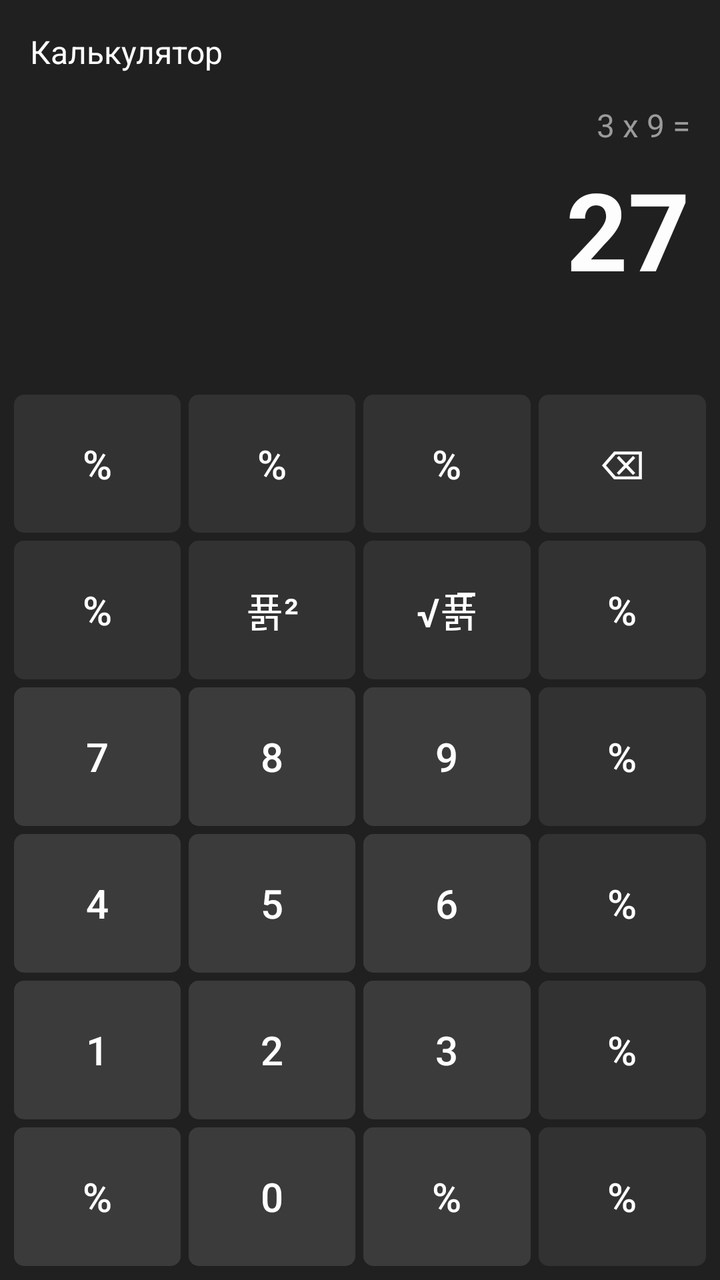
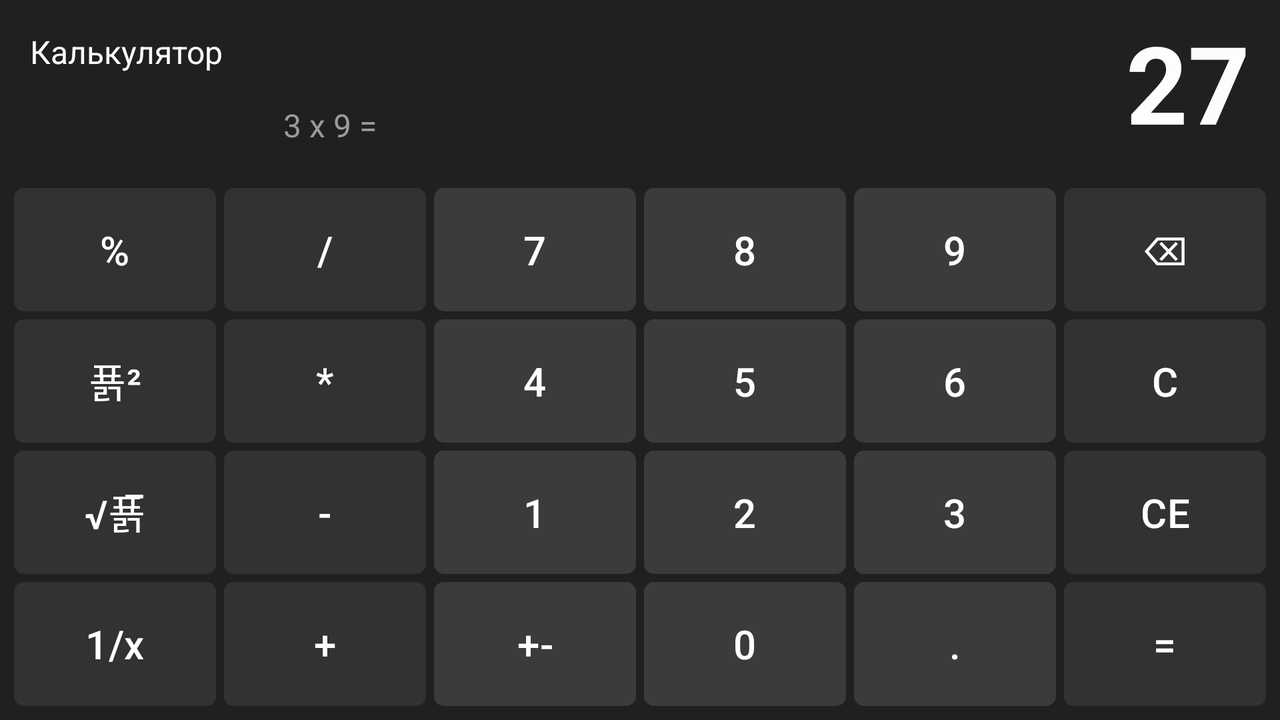

Two renders of one Android screen. The first uses the default layout on a phone; the second uses the alternative layout the repository ships for a different screen configuration, on a matching device. The two XML files are below.
<!-- AndroidManifest.xml: application theme Theme.AndroidPv211 -->
<!-- res/layout/activity_calc.xml -->
<?xml version="1.0" encoding="utf-8"?>
<LinearLayout xmlns:android="http://schemas.android.com/apk/res/android"
    xmlns:app="http://schemas.android.com/apk/res-auto"
    xmlns:tools="http://schemas.android.com/tools"
    android:id="@+id/main"
    android:layout_width="match_parent"
    android:layout_height="match_parent"
    android:orientation="vertical"
    android:background="@color/calc_layout_bg"
    tools:context=".CalcActivity">

    <TextView
        android:layout_width="wrap_content"
        android:layout_height="wrap_content"
        android:layout_margin="15dp"
        android:text="@string/main_btn_calc"
        android:textColor="@color/calc_tv_result"
        android:textSize="16sp"/>

    <TextView
        android:id="@+id/calc_tv_expression"
        android:layout_width="match_parent"
        android:layout_height="wrap_content"
        android:layout_marginHorizontal="15dp"
        android:gravity="end"
        android:textColor="@color/calc_tv_expression"
        android:textSize="16sp"
        tools:text="3 x 9 ="/>

    <TextView
        android:id="@+id/calc_tv_result"
        android:layout_width="match_parent"
        android:layout_height="wrap_content"
        android:layout_marginHorizontal="15dp"
        android:layout_marginTop="5dp"
        android:layout_marginBottom="40dp"
        android:gravity="end"
        android:textColor="@color/calc_tv_result"
        android:textSize="54sp"
        android:textStyle="bold"
        tools:text="27"/>

    <LinearLayout
        android:layout_width="match_parent"
        android:layout_height="match_parent"
        android:layout_margin="5dp"
        android:orientation="vertical">

        <LinearLayout
            android:layout_width="match_parent"
            android:layout_weight="1"
            android:layout_height="0dp"
            android:orientation="horizontal">

            <Button
                style="@style/calc_btn_func"
                android:text="%" />

            <Button
                style="@style/calc_btn_func"
                android:text="%" />
            <Button
                style="@style/calc_btn_func"
                android:text="%" />
            <Button
                style="@style/calc_btn_func"
                android:text="@string/calc_btn_backspace" />

        </LinearLayout>

        <LinearLayout
            android:layout_width="match_parent"
            android:layout_weight="1"
            android:layout_height="0dp"
            android:orientation="horizontal">

            <Button
                style="@style/calc_btn_func"
                android:text="%" />

            <Button
                style="@style/calc_btn_func"
                android:text="@string/calc_btn_sqr" />
            <Button
                style="@style/calc_btn_func"
                android:text="@string/calc_btn_sqrt" />
            <Button
                style="@style/calc_btn_func"
                android:text="%" />

        </LinearLayout>

        <LinearLayout
            android:layout_width="match_parent"
            android:layout_weight="1"
            android:layout_height="0dp"
            android:orientation="horizontal">

            <Button
                style="@style/calc_btn_digit"
                android:text="@string/calc_btn_7" />

            <Button
                style="@style/calc_btn_digit"
                android:text="@string/calc_btn_8" />
            <Button
                style="@style/calc_btn_digit"
                android:text="@string/calc_btn_9" />
            <Button
                style="@style/calc_btn_func"
                android:text="%" />

        </LinearLayout>

        <LinearLayout
            android:layout_width="match_parent"
            android:layout_weight="1"
            android:layout_height="0dp"
            android:orientation="horizontal">

            <Button
                style="@style/calc_btn_digit"
                android:text="@string/calc_btn_4" />

            <Button
                style="@style/calc_btn_digit"
                android:text="@string/calc_btn_5" />
            <Button
                style="@style/calc_btn_digit"
                android:text="@string/calc_btn_6" />
            <Button
                style="@style/calc_btn_func"
                android:text="%" />

        </LinearLayout>

        <LinearLayout
            android:layout_width="match_parent"
            android:layout_weight="1"
            android:layout_height="0dp"
            android:orientation="horizontal">

            <Button
                style="@style/calc_btn_digit"
                android:text="@string/calc_btn_1" />

            <Button
                style="@style/calc_btn_digit"
                android:text="@string/calc_btn_2" />
            <Button
                style="@style/calc_btn_digit"
                android:text="@string/calc_btn_3" />
            <Button
                style="@style/calc_btn_func"
                android:text="%" />

        </LinearLayout>

        <LinearLayout
            android:layout_width="match_parent"
            android:layout_weight="1"
            android:layout_height="0dp"
            android:orientation="horizontal">

            <Button
                style="@style/calc_btn_digit"
                android:text="%" />

            <Button
                style="@style/calc_btn_digit"
                android:text="@string/calc_btn_0" />
            <Button
                style="@style/calc_btn_digit"
                android:text="%" />
            <Button
                style="@style/calc_btn_func"
                android:text="%" />

        </LinearLayout>

    </LinearLayout>

</LinearLayout>
<!-- resources referenced by this layout -->
<resources>
  <color name="calc_layout_bg">#202020</color>
  <color name="calc_tv_expression">#9B9B9B</color>
  <color name="calc_tv_result">#FDFDFD</color>
  <string name="calc_btn_0">0</string>
  <string name="calc_btn_1">1</string>
  <string name="calc_btn_2">2</string>
  <string name="calc_btn_3">3</string>
  <string name="calc_btn_4">4</string>
  <string name="calc_btn_5">5</string>
  <string name="calc_btn_6">6</string>
  <string name="calc_btn_7">7</string>
  <string name="calc_btn_8">8</string>
  <string name="calc_btn_9">9</string>
  <string name="calc_btn_backspace">\u232B</string>
  <string name="calc_btn_sqr">𝑥\u00B2</string>
  <string name="calc_btn_sqrt">\u221A𝑥\u0305</string>
  <string name="main_btn_calc">Калькулятор</string>
  <style name="calc_btn_digit" parent="calc_btn">
          <item name="android:background">@drawable/calc_btn_digit</item>
      </style>
  <style name="calc_btn_func" parent="calc_btn">
          <item name="android:background">@drawable/calc_btn_func</item>
      </style>
  <style name="Theme.AndroidPv211" parent="Base.Theme.AndroidPv211" />
  <style name="calc_btn">
          <item name="android:layout_width">0dp</item>
          <item name="android:layout_weight">1</item>
          <item name="android:layout_height">match_parent</item>
          <item name="android:layout_margin">2dp</item>
          <item name="android:textSize">20sp</item>
          <item name="backgroundTint">@null</item>
      </style>
  <!-- drawable calc_btn_digit (drawable) -->
  <?xml version="1.0" encoding="utf-8"?>
  <shape
      xmlns:android="http://schemas.android.com/apk/res/android"
      android:shape="rectangle">
  
      <corners android:radius="5dp"/>
  
      <solid android:color="@color/calc_btn_digit"/>
  
  </shape>
  <!-- drawable calc_btn_func (drawable) -->
  <?xml version="1.0" encoding="utf-8"?>
  <shape
      xmlns:android="http://schemas.android.com/apk/res/android"
      android:shape="rectangle">
  
      <corners android:radius="5dp"/>
  
      <solid android:color="@color/calc_btn_func"/>
  
  </shape>
  <style name="Base.Theme.AndroidPv211" parent="Theme.Material3.DayNight.NoActionBar">
          
          
      </style>
  <color name="calc_btn_digit">#3B3B3B</color>
  <color name="calc_btn_func">#323232</color>
</resources>
<!-- res/layout-land/activity_calc.xml (the repository's variant of the layout above) -->
<!-- drawn on the phone turned sideways -->
<?xml version="1.0" encoding="utf-8"?>
<LinearLayout xmlns:android="http://schemas.android.com/apk/res/android"
    xmlns:app="http://schemas.android.com/apk/res-auto"
    xmlns:tools="http://schemas.android.com/tools"
    android:id="@+id/main"
    android:layout_width="match_parent"
    android:layout_height="match_parent"
    android:orientation="vertical"
    android:background="@color/calc_layout_bg"
    tools:context=".CalcActivity">

    <LinearLayout
        android:layout_width="match_parent"
        android:layout_height="wrap_content"
        android:orientation="horizontal">

        <LinearLayout
            android:layout_width="0dp"
            android:layout_weight="1"
            android:layout_height="wrap_content"
            android:orientation="vertical">
            <TextView
                android:layout_width="wrap_content"
                android:layout_height="wrap_content"
                android:layout_margin="15dp"
                android:text="@string/main_btn_calc"
                android:textColor="@color/calc_tv_result"
                android:textSize="16sp"/>
            <TextView
                android:id="@+id/calc_tv_expression"
                android:layout_width="match_parent"
                android:layout_height="wrap_content"
                android:layout_marginHorizontal="15dp"
                android:gravity="end"
                android:textColor="@color/calc_tv_expression"
                android:textSize="16sp"
                tools:text="3 x 9 ="/>
        </LinearLayout>

        <TextView
            android:id="@+id/calc_tv_result"
            android:layout_width="0dp"
            android:layout_weight="2"
            android:layout_height="wrap_content"
            android:layout_marginHorizontal="15dp"
            android:layout_marginTop="5dp"
            android:layout_marginBottom="10dp"
            android:gravity="end"
            android:textColor="@color/calc_tv_result"
            android:textSize="54sp"
            android:textStyle="bold"
            tools:text="27"/>

    </LinearLayout>

    <LinearLayout
        android:layout_width="match_parent"
        android:layout_height="match_parent"
        android:layout_margin="5dp"
        android:orientation="vertical">

        <LinearLayout
            android:layout_width="match_parent"
            android:layout_weight="1"
            android:layout_height="0dp"
            android:orientation="horizontal">
            <Button
                android:id="@+id/calc_btn_percent"
                style="@style/calc_btn_func"
                android:text="@string/calc_btn_percent" />
            <Button
                android:id="@+id/calc_btn_div"
                style="@style/calc_btn_func"
                android:text="@string/calc_btn_div" />
            <Button
                android:id="@+id/calc_btn_7"
                style="@style/calc_btn_digit"
                android:text="@string/calc_btn_7" />
            <Button
                android:id="@+id/calc_btn_8"
                style="@style/calc_btn_digit"
                android:text="@string/calc_btn_8" />
            <Button
                android:id="@+id/calc_btn_9"
                style="@style/calc_btn_digit"
                android:text="@string/calc_btn_9" />
            <Button
                android:id="@+id/calc_btn_backspace"
                style="@style/calc_btn_func"
                android:text="@string/calc_btn_backspace" />

        </LinearLayout>

        <LinearLayout
            android:layout_width="match_parent"
            android:layout_weight="1"
            android:layout_height="0dp"
            android:orientation="horizontal">

            <Button
                android:id="@+id/calc_btn_sqr"
                style="@style/calc_btn_func"
                android:text="@string/calc_btn_sqr" />
            <Button
                android:id="@+id/calc_btn_mul"
                style="@style/calc_btn_func"
                android:text="@string/calc_btn_mul" />
            <Button
                android:id="@+id/calc_btn_4"
                style="@style/calc_btn_digit"
                android:text="@string/calc_btn_4" />
            <Button
                android:id="@+id/calc_btn_5"
                style="@style/calc_btn_digit"
                android:text="@string/calc_btn_5" />
            <Button
                android:id="@+id/calc_btn_6"
                style="@style/calc_btn_digit"
                android:text="@string/calc_btn_6" />
            <Button
                android:id="@+id/calc_btn_c"
                style="@style/calc_btn_func"
                android:text="@string/calc_btn_c" />

        </LinearLayout>

        <LinearLayout
            android:layout_width="match_parent"
            android:layout_weight="1"
            android:layout_height="0dp"
            android:orientation="horizontal">

            <Button
                android:id="@+id/calc_btn_sqrt"
                style="@style/calc_btn_func"
                android:text="@string/calc_btn_sqrt" />
            <Button
                android:id="@+id/calc_btn_sub"
                style="@style/calc_btn_func"
                android:text="@string/calc_btn_sub" />
            <Button
                android:id="@+id/calc_btn_1"
                style="@style/calc_btn_digit"
                android:text="@string/calc_btn_1" />
            <Button
                android:id="@+id/calc_btn_2"
                style="@style/calc_btn_digit"
                android:text="@string/calc_btn_2" />
            <Button
                android:id="@+id/calc_btn_3"
                style="@style/calc_btn_digit"
                android:text="@string/calc_btn_3" />
            <Button
                android:id="@+id/calc_btn_ce"
                style="@style/calc_btn_func"
                android:text="@string/calc_btn_ce" />

        </LinearLayout>

        <LinearLayout
            android:layout_width="match_parent"
            android:layout_weight="1"
            android:layout_height="0dp"
            android:orientation="horizontal">

            <Button
                android:id="@+id/calc_btn_inv"
                style="@style/calc_btn_func"
                android:text="@string/calc_btn_inv" />
            <Button
                android:id="@+id/calc_btn_add"
                style="@style/calc_btn_func"
                android:text="@string/calc_btn_add" />
            <Button
                android:id="@+id/calc_btn_pm"
                style="@style/calc_btn_digit"
                android:text="@string/calc_btn_pm" />
            <Button
                android:id="@+id/calc_btn_0"
                style="@style/calc_btn_digit"
                android:text="@string/calc_btn_0" />
            <Button
                android:id="@+id/calc_btn_dot"
                style="@style/calc_btn_digit"
                android:text="@string/calc_btn_dot" />
            <Button
                android:id="@+id/calc_btn_eq"
                style="@style/calc_btn_func"
                android:text="@string/calc_btn_eq" />

        </LinearLayout>

    </LinearLayout>

</LinearLayout>
<!-- resources referenced by the variant -->
<!-- as the phone turned sideways resolves them -->
<resources>
  <color name="calc_layout_bg">#202020</color>
  <color name="calc_tv_expression">#9B9B9B</color>
  <color name="calc_tv_result">#FDFDFD</color>
  <string name="calc_btn_0">0</string>
  <string name="calc_btn_1">1</string>
  <string name="calc_btn_2">2</string>
  <string name="calc_btn_3">3</string>
  <string name="calc_btn_4">4</string>
  <string name="calc_btn_5">5</string>
  <string name="calc_btn_6">6</string>
  <string name="calc_btn_7">7</string>
  <string name="calc_btn_8">8</string>
  <string name="calc_btn_9">9</string>
  <string name="calc_btn_add">+</string>
  <string name="calc_btn_backspace">\u232B</string>
  <string name="calc_btn_c">C</string>
  <string name="calc_btn_ce">CE</string>
  <string name="calc_btn_div">/</string>
  <string name="calc_btn_dot">.</string>
  <string name="calc_btn_eq">=</string>
  <string name="calc_btn_inv">1/x</string>
  <string name="calc_btn_mul">*</string>
  <string name="calc_btn_percent">%</string>
  <string name="calc_btn_pm">+-</string>
  <string name="calc_btn_sqr">𝑥\u00B2</string>
  <string name="calc_btn_sqrt">\u221A𝑥\u0305</string>
  <string name="calc_btn_sub">-</string>
  <string name="main_btn_calc">Калькулятор</string>
  <style name="calc_btn_digit" parent="calc_btn">
          <item name="android:background">@drawable/calc_btn_digit</item>
      </style>
  <style name="calc_btn_func" parent="calc_btn">
          <item name="android:background">@drawable/calc_btn_func</item>
      </style>
  <style name="Theme.AndroidPv211" parent="Base.Theme.AndroidPv211" />
  <style name="calc_btn">
          <item name="android:layout_width">0dp</item>
          <item name="android:layout_weight">1</item>
          <item name="android:layout_height">match_parent</item>
          <item name="android:layout_margin">2dp</item>
          <item name="android:textSize">20sp</item>
          <item name="backgroundTint">@null</item>
      </style>
  <!-- drawable calc_btn_digit (drawable) -->
  <?xml version="1.0" encoding="utf-8"?>
  <shape
      xmlns:android="http://schemas.android.com/apk/res/android"
      android:shape="rectangle">
  
      <corners android:radius="5dp"/>
  
      <solid android:color="@color/calc_btn_digit"/>
  
  </shape>
  <!-- drawable calc_btn_func (drawable) -->
  <?xml version="1.0" encoding="utf-8"?>
  <shape
      xmlns:android="http://schemas.android.com/apk/res/android"
      android:shape="rectangle">
  
      <corners android:radius="5dp"/>
  
      <solid android:color="@color/calc_btn_func"/>
  
  </shape>
  <style name="Base.Theme.AndroidPv211" parent="Theme.Material3.DayNight.NoActionBar">
          
          
      </style>
  <color name="calc_btn_digit">#3B3B3B</color>
  <color name="calc_btn_func">#323232</color>
</resources>
